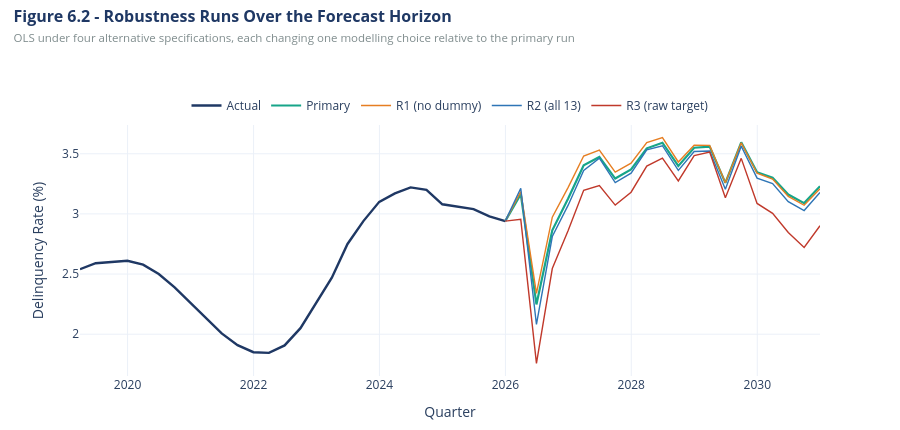

This figure's notebook cell:
### Code cell
# 6.7 - Figure 6.2 robustness runs
fig = go.Figure()

recent_r = hist.loc['2019':]
fig.add_trace(go.Scatter(x=recent_r.index, y=recent_r.values, mode='lines', name='Actual',
                         line=dict(color=NAVY, width=2.4)))
for (name, r), colr in zip(rob.items(), [TEAL, AMBER, BLUE, GREEN, RED]):
    if name == 'R2 sample control':
        continue
    s = pd.Series(r['fcst_pred'], index=pd.DatetimeIndex(r['idx_fcst']))
    xr, yr = link(s)
    fig.add_trace(go.Scatter(x=xr, y=yr, mode='lines', name=name,
                             line=dict(color=colr, width=2.2 if name == 'Primary' else 1.4,
                                       dash='solid' if name == 'Primary' else 'solid')))

fig.update_layout(
    title=dict(text=('<b>Figure 6.2 - Robustness Runs Over the Forecast Horizon</b>'
                     f'<br><span style="font-size:11.5px;color:{GREY}">'
                     'OLS under four alternative specifications, each changing one '
                     'modelling choice relative to the primary run</span>'),
               font=dict(size=16, color=NAVY), x=0.015, xanchor='left',
               y=0.95, yanchor='top'),
    xaxis_title='Quarter', yaxis_title='Delinquency Rate (%)',
    template=TEMPLATE, height=430,
    legend=dict(orientation='h', yanchor='bottom', y=1.02, xanchor='center', x=0.5),
    margin=dict(t=125, b=50))
fig.show()

### Figure 1 — Plotly figure (JSON) as saved in the notebook; plotly's stock layout.template omitted (floating-point values rounded to 4 significant figures)
{"data": [{"line": {"color": "#1F3864", "width": 2.4}, "mode": "lines", "name": "Actual", "type": "scatter", "x": ["2019-03-31T00:00:00.000000000", "2019-06-30T00:00:00.000000000", "2019-09-30T00:00:00.000000000", "2019-12-31T00:00:00.000000000", "2020-03-31T00:00:00.000000000", "2020-06-30T00:00:00.000000000", "2020-09-30T00:00:00.000000000", "2020-12-31T00:00:00.000000000", "2021-03-31T00:00:00.000000000", "2021-06-30T00:00:00.000000000", "2021-09-30T00:00:00.000000000", "2021-12-31T00:00:00.000000000", "2022-03-31T00:00:00.000000000", "2022-06-30T00:00:00.000000000", "2022-09-30T00:00:00.000000000", "2022-12-31T00:00:00.000000000", "2023-03-31T00:00:00.000000000", "2023-06-30T00:00:00.000000000", "2023-09-30T00:00:00.000000000", "2023-12-31T00:00:00.000000000", "2024-03-31T00:00:00.000000000", "2024-06-30T00:00:00.000000000", "2024-09-30T00:00:00.000000000", "2024-12-31T00:00:00.000000000", "2025-03-31T00:00:00.000000000", "2025-06-30T00:00:00.000000000", "2025-09-30T00:00:00.000000000", "2025-12-31T00:00:00.000000000"], "y": [2.54, 2.59, 2.6, 2.61, 2.578, 2.5, 2.39, 2.261, 2.128, 2.006, 1.909, 1.85, 1.845, 1.907, 2.05, 2.26, 2.47, 2.75, 2.94, 3.1, 3.17, 3.22, 3.2, 3.08, 3.06, 3.04, 2.98, 2.94]}, {"line": {"color": "#17A589", "dash": "solid", "width": 2.2}, "mode": "lines", "name": "Primary", "type": "scatter", "x": ["2025-12-31T00:00:00", "2026-03-31T00:00:00", "2026-06-30T00:00:00", "2026-09-30T00:00:00", "2026-12-31T00:00:00", "2027-03-31T00:00:00", "2027-06-30T00:00:00", "2027-09-30T00:00:00", "2027-12-31T00:00:00", "2028-03-31T00:00:00", "2028-06-30T00:00:00", "2028-09-30T00:00:00", "2028-12-31T00:00:00", "2029-03-31T00:00:00", "2029-06-30T00:00:00", "2029-09-30T00:00:00", "2029-12-31T00:00:00", "2030-03-31T00:00:00", "2030-06-30T00:00:00", "2030-09-30T00:00:00", "2030-12-31T00:00:00"], "y": [2.94, 3.164, 2.247, 2.863, 3.128, 3.404, 3.473, 3.294, 3.37, 3.545, 3.592, 3.398, 3.55, 3.56, 3.258, 3.595, 3.345, 3.301, 3.161, 3.09, 3.231]}, {"line": {"color": "#E67E22", "dash": "solid", "width": 1.4}, "mode": "lines", "name": "R1 (no dummy)", "type": "scatter", "x": ["2025-12-31T00:00:00", "2026-03-31T00:00:00", "2026-06-30T00:00:00", "2026-09-30T00:00:00", "2026-12-31T00:00:00", "2027-03-31T00:00:00", "2027-06-30T00:00:00", "2027-09-30T00:00:00", "2027-12-31T00:00:00", "2028-03-31T00:00:00", "2028-06-30T00:00:00", "2028-09-30T00:00:00", "2028-12-31T00:00:00", "2029-03-31T00:00:00", "2029-06-30T00:00:00", "2029-09-30T00:00:00", "2029-12-31T00:00:00", "2030-03-31T00:00:00", "2030-06-30T00:00:00", "2030-09-30T00:00:00", "2030-12-31T00:00:00"], "y": [2.94, 3.186, 2.339, 2.973, 3.22, 3.481, 3.53, 3.347, 3.421, 3.593, 3.635, 3.431, 3.57, 3.57, 3.259, 3.59, 3.338, 3.289, 3.145, 3.072, 3.209]}, {"line": {"color": "#2E75B6", "dash": "solid", "width": 1.4}, "mode": "lines", "name": "R2 (all 13)", "type": "scatter", "x": ["2025-12-31T00:00:00", "2026-03-31T00:00:00", "2026-06-30T00:00:00", "2026-09-30T00:00:00", "2026-12-31T00:00:00", "2027-03-31T00:00:00", "2027-06-30T00:00:00", "2027-09-30T00:00:00", "2027-12-31T00:00:00", "2028-03-31T00:00:00", "2028-06-30T00:00:00", "2028-09-30T00:00:00", "2028-12-31T00:00:00", "2029-03-31T00:00:00", "2029-06-30T00:00:00", "2029-09-30T00:00:00", "2029-12-31T00:00:00", "2030-03-31T00:00:00", "2030-06-30T00:00:00", "2030-09-30T00:00:00", "2030-12-31T00:00:00"], "y": [2.94, 3.213, 2.081, 2.812, 3.072, 3.36, 3.463, 3.26, 3.339, 3.532, 3.567, 3.362, 3.519, 3.523, 3.204, 3.562, 3.298, 3.253, 3.102, 3.028, 3.178]}, {"line": {"color": "#C0392B", "dash": "solid", "width": 1.4}, "mode": "lines", "name": "R3 (raw target)", "type": "scatter", "x": ["2025-12-31T00:00:00", "2026-03-31T00:00:00", "2026-06-30T00:00:00", "2026-09-30T00:00:00", "2026-12-31T00:00:00", "2027-03-31T00:00:00", "2027-06-30T00:00:00", "2027-09-30T00:00:00", "2027-12-31T00:00:00", "2028-03-31T00:00:00", "2028-06-30T00:00:00", "2028-09-30T00:00:00", "2028-12-31T00:00:00", "2029-03-31T00:00:00", "2029-06-30T00:00:00", "2029-09-30T00:00:00", "2029-12-31T00:00:00", "2030-03-31T00:00:00", "2030-06-30T00:00:00", "2030-09-30T00:00:00", "2030-12-31T00:00:00"], "y": [2.94, 2.955, 1.757, 2.546, 2.861, 3.196, 3.236, 3.073, 3.18, 3.397, 3.464, 3.275, 3.485, 3.515, 3.134, 3.462, 3.087, 3.005, 2.846, 2.722, 2.901]}], "layout": {"height": 430, "legend": {"orientation": "h", "x": 0.5, "xanchor": "center", "y": 1.02, "yanchor": "bottom"}, "margin": {"b": 50, "t": 125}, "title": {"font": {"color": "#1F3864", "size": 16}, "text": "<b>Figure 6.2 - Robustness Runs Over the Forecast Horizon</b><br><span style=\"font-size:11.5px;color:#7F8C8D\">OLS under four alternative specifications, each changing one modelling choice relative to the primary run</span>", "x": 0.015, "xanchor": "left", "y": 0.95, "yanchor": "top"}, "xaxis": {"title": {"text": "Quarter"}}, "yaxis": {"title": {"text": "Delinquency Rate (%)"}}}}
